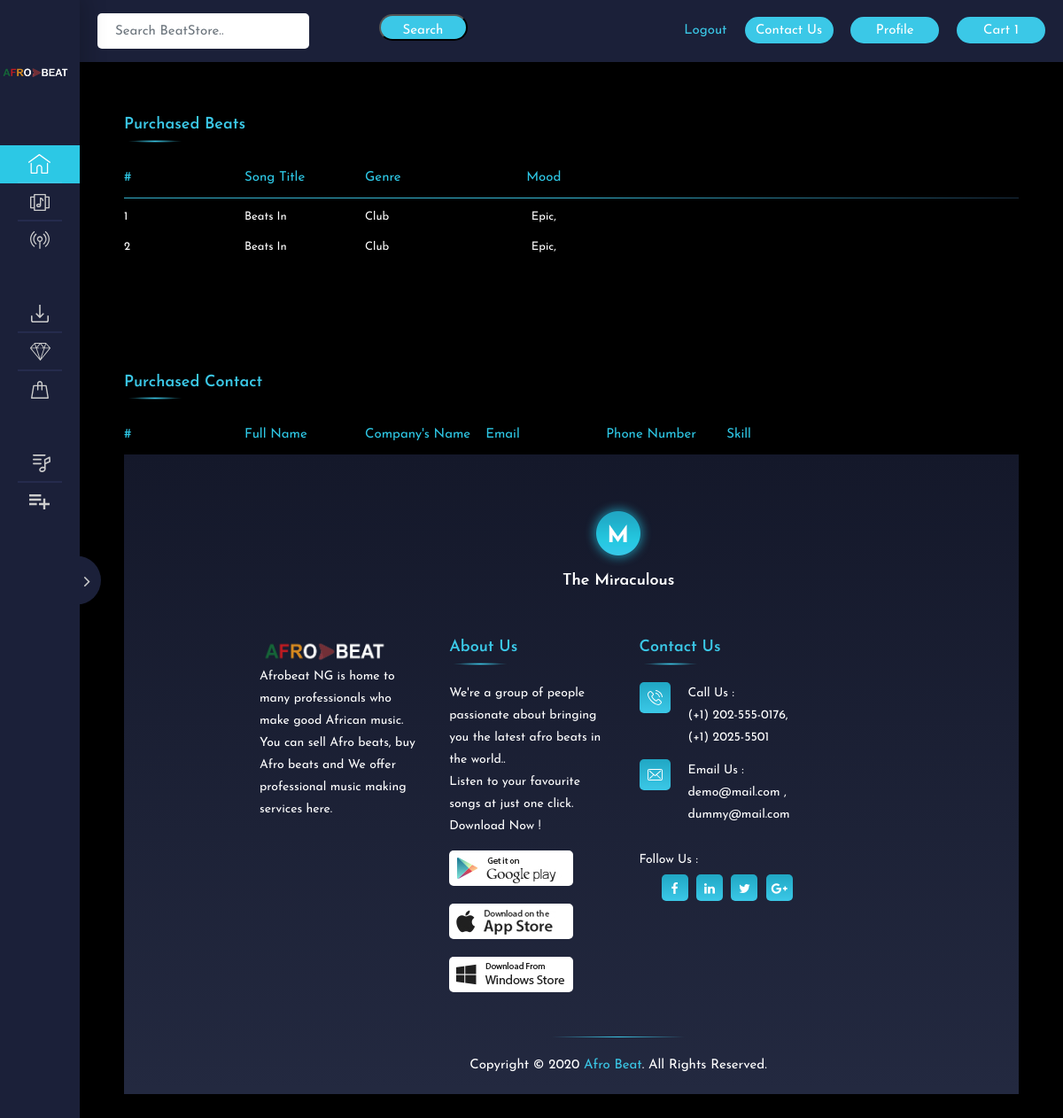
/purchased/ (signed in), run on an earlier commit of the app's database.
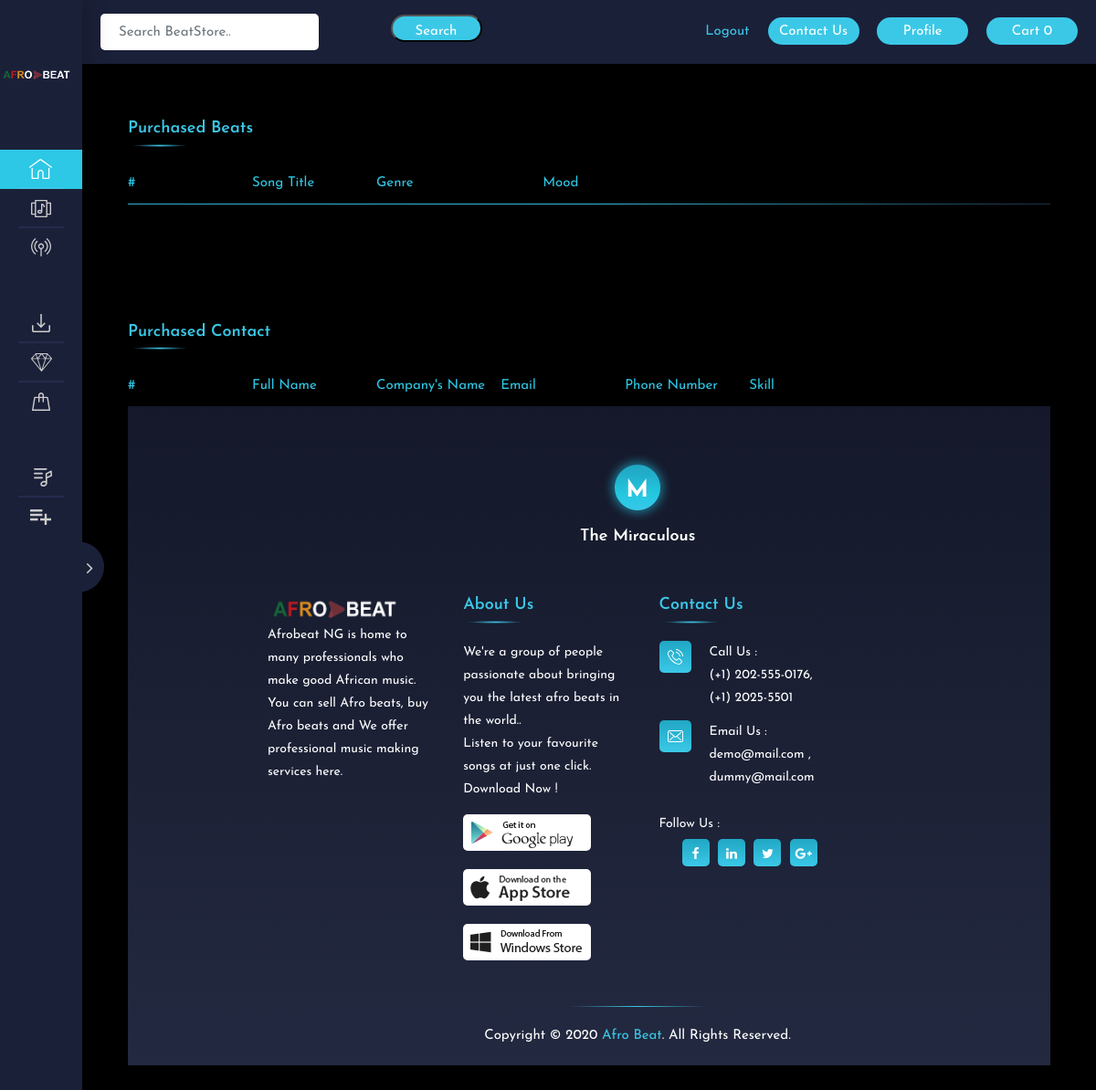
And on a later commit of the database.
### core/models.py (models this page shows, shortened)
class Order(models.Model):
    user = models.ForeignKey(settings.AUTH_USER_MODEL,
                             on_delete=models.CASCADE)
    ref_code = models.CharField(max_length=20, blank=True, null=True)
    beat = models.ManyToManyField(OrderBeat)
    start_date = models.DateTimeField(auto_now_add=True)
    ordered_date = models.DateTimeField()
    ordered = models.BooleanField(default=False)
    payment = models.ForeignKey(
        'Payment', on_delete=models.SET_NULL, blank=True, null=True)
    being_delivered = models.BooleanField(default=False)
    received = models.BooleanField(default=False)
    refund_requested = models.BooleanField(default=False)
    refund_granted = models.BooleanField(default=False)

class OrderBeat(models.Model):
    user = models.ForeignKey(settings.AUTH_USER_MODEL,
                             on_delete=models.CASCADE)
    ordered = models.BooleanField(default=False)
    beat = models.ForeignKey(Beat, on_delete=models.CASCADE)
    timestamp = models.DateTimeField(auto_now_add=True)

class Beat(models.Model):
    user = models.ForeignKey(User, default=1, null=True, on_delete=models.SET_NULL)
    slug = models.SlugField(unique=True, blank=False)
    producer_name = models.CharField(max_length=45)
    beat_name = models.CharField(max_length=40)
    sound = models.FileField()
    sound_two = models.FileField()
    license = models.TextField()
    genre1 = models.CharField(choices=GENRE_CHOICES, max_length=3)
    mood1 = models.CharField(choices=MOOD_CHOICES, max_length=2)
    price = models.FloatField()
    verified = models.BooleanField(default=False)
    thumbnail = models.ImageField()
    timestamp = models.DateTimeField(auto_now_add=True)

### core/views.py (the view)
# urls.py: path('purchased/', views.purchased, name="purchased"),
@login_required
def purchased(request):
    order_beat = OrderBeat.objects.filter(user=request.user, ordered=True)
    order_contact = OrderContactProf.objects.filter(user=request.user, ordered=True)
    template_name = 'core/purchased.html'
    context = {'order_beat': order_beat, 'order_contact': order_contact}
    return render(request, template_name, context)

### core/templatetags/cart_templates_tag.py (called while the page is built)
@register.filter
def cart_item_count(user):
    if user.is_authenticated:
        qs = Order.objects.filter(user=user, ordered=False)
        if qs.exists():
            return qs[0].beat.count()
    return 0

### core/templates/core/purchased.html (shortened to what this page needs)
{% extends 'core/base.html' %}
{% block content %}
        <div class="ms_content_wrapper padder_top80">
            <div class="ms_free_download">
                <div class="ms_heading">
                    <h1>Purchased Beats</h1>
                </div>
				<div class="album_inner_list">
					<div class="album_list_wrapper">
						<ul class="album_list_name">
							<li>#</li>
							<li>Song Title</li>
							<li>Genre</li>
							<li class="text-center">Mood</li>
						</ul>
						{% for beat in order_beat %}
						<ul>
							<li><a href="{{ beat.beat.sound.url }}"><span class="play_no">{{ forloop.counter }}</span></a></li>
							<li><a href="">{{ beat.beat.beat_name }}</a></li>
							<li><a href="#">{{ beat.beat.get_genre1_display }}</a></li>
							<li class="text-center"><a href="#">{{ beat.beat.get_mood1_display }}, {{ beat.beat.get_mood2_display }}</a></li>
						</ul>
						{% endfor %}
					</div>
				</div>
			</div>
		</div>
		<div class="ms_content_wrapper padder_top80">
            <div class="ms_free_download">
                <div class="ms_heading">
                    <h1>Purchased Contact</h1>
                </div>
				<div class="album_inner_list">
					<div class="album_list_wrapper">
						<ul class="album_list_name">
							<li>#</li>
							<li>Full Name</li>
							<li>Company's Name</li>
							<li>Email</li>
							<li>Phone Number</li>
							<li>Skill</li>
						</ul>
{% endblock %}

### core/templates/core/base.html (shortened to what the changed rows need)
{% load static %}
{% load cart_templates_tag %}
<!DOCTYPE html>
<html lang="en">
<head>
    <link rel="stylesheet" href="https://cdnjs.cloudflare.com/ajax/libs/font-awesome/5.15.1/css/fontawesome.min.css" />
    <link rel="stylesheet" type="text/css" href="{% static 'core/css/open-iconic-bootstrap.min.css' %}">
    <link rel="stylesheet" type="text/css" href="{% static 'core/css/fonts.css' %}">
    <link rel="stylesheet" type="text/css" href="{% static 'core/css/bootstrap.css' %}">
    <link rel="stylesheet" type="text/css" href="{% static 'core/css/font-awesome.min.css' %}">
    <link rel="stylesheet" type="text/css" href="{% static 'core/js/plugins/swiper/css/swiper.min.css' %}">
    <link rel="stylesheet" type="text/css" href="{% static 'core/js/plugins/nice_select/nice-select.css' %}">
    <link rel="stylesheet" type="text/css" href="{% static 'core/js/plugins/player/volume.css' %}">
    <link rel="stylesheet" type="text/css" href="{% static 'core/js/plugins/scroll/jquery.mCustomScrollbar.css' %}">
    <link rel="stylesheet" type="text/css" href="{% static 'core/css/style.css' %}">
</head>
<body>
        <div class="ms_header">
            <div class="ms_top_right">
                {% if request.user.is_authenticated %}
                <div class="ms_top_lang">
                    <a href="/logout/"><span data-toggle="modal" data-target="#lang_modal">Logout </span></a>
                </div>
                <div class="ms_top_btn">
                    <a href="/contact-us/" class="ms_btn reg_btn"><span>Contact Us</span></a>
                    <a href="/profile/" class="ms_btn reg_btn"><span>Profile</span></a>
                    <a href="/order-summary/" class="ms_btn reg_btn"><span>Cart {{ request.user|cart_item_count }}</span></a>
                 </div>
                {% else %}
                <div class="ms_top_btn">
                    <a href="/contact-us/" class="ms_btn reg_btn"><span>Contact Us</span></a>
                    <a href="/signup" class="ms_btn reg_btn" ><span>register</span></a>
                    <a href="/login" class="ms_btn login_btn"><span>login</span></a>
                 </div>
                 {% endif %}
            </div>
        </div>
        {% block content %}
        {% endblock %}
        <div class="ms_footer_wrapper">
            <div class="ms_footer_inner">
                <div class="row">
                    <div class="col-lg-3 col-md-6">
                        <div class="footer_box footer_app">
                            <h1 class="footer_title">About Us</h1>
                        </div>
                    </div>
                     <div class="col-lg-3 col-md-6">
                        <div class="footer_box footer_contacts">
                            <h1 class="footer_title"><a href="/contact-us">contact us</h1></a>
                        </div>
                    </div>
                </div>
            </div>
        </div>
</body>
</html>

What changed in the data, as far as the page shows it:
removed OrderBeat: beat.beat_name "Beats In", beat.genre1 "Club", beat.mood1 "Epic"
removed OrderBeat: beat.beat_name "Beats In", beat.genre1 "Club", beat.mood1 "Epic"
Also different on the page:
{{ request.user|cart_item_count }}: "1" → "0"
